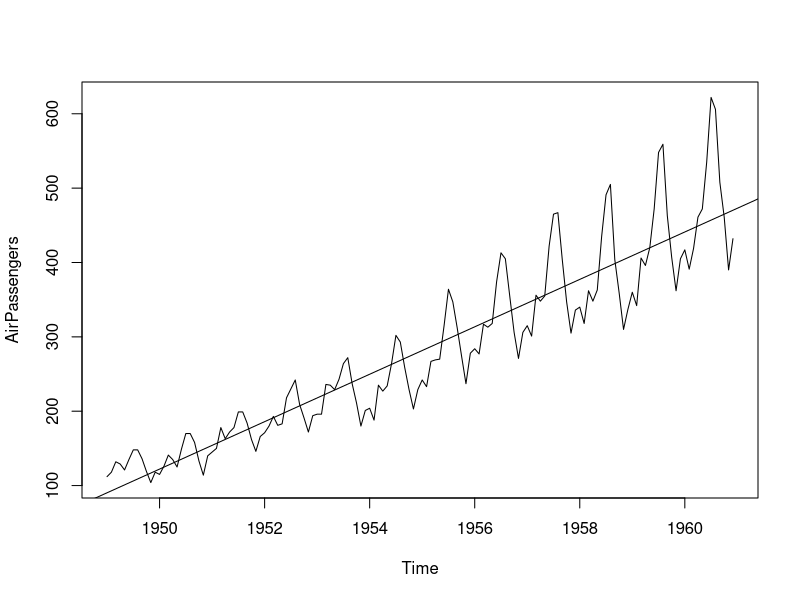
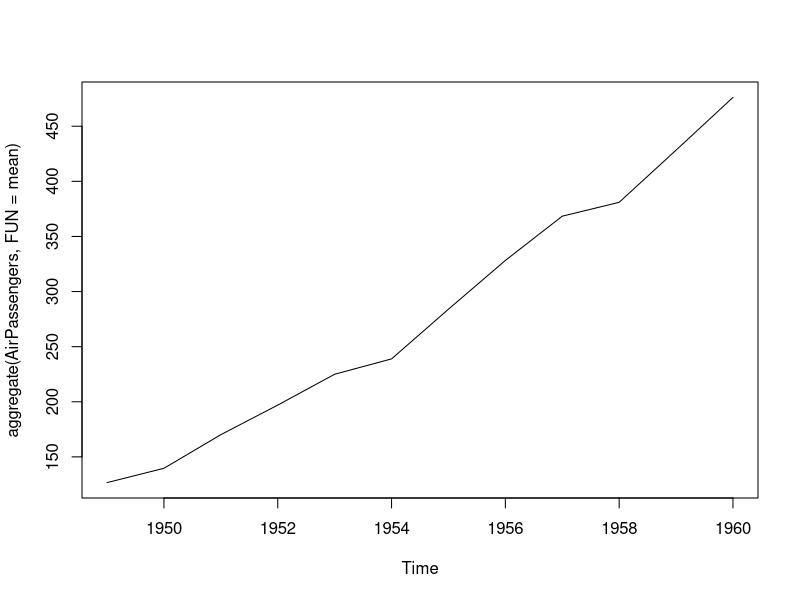
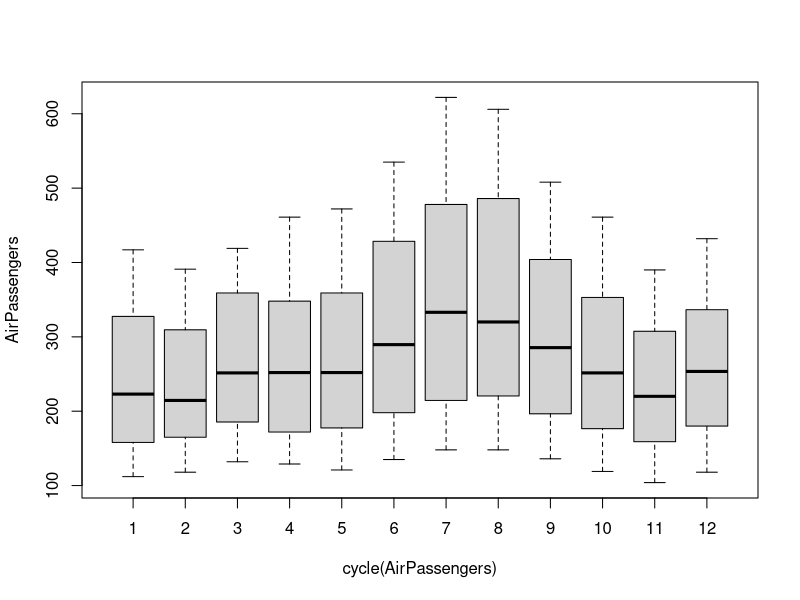
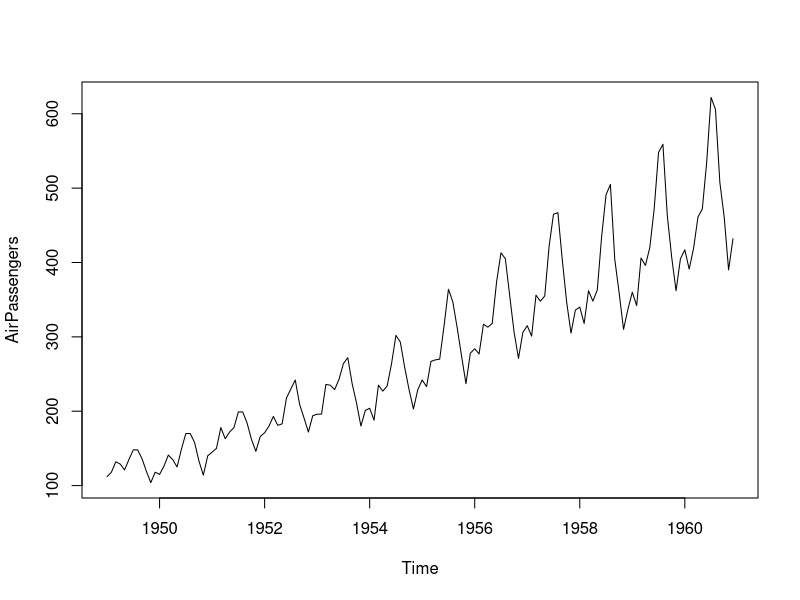
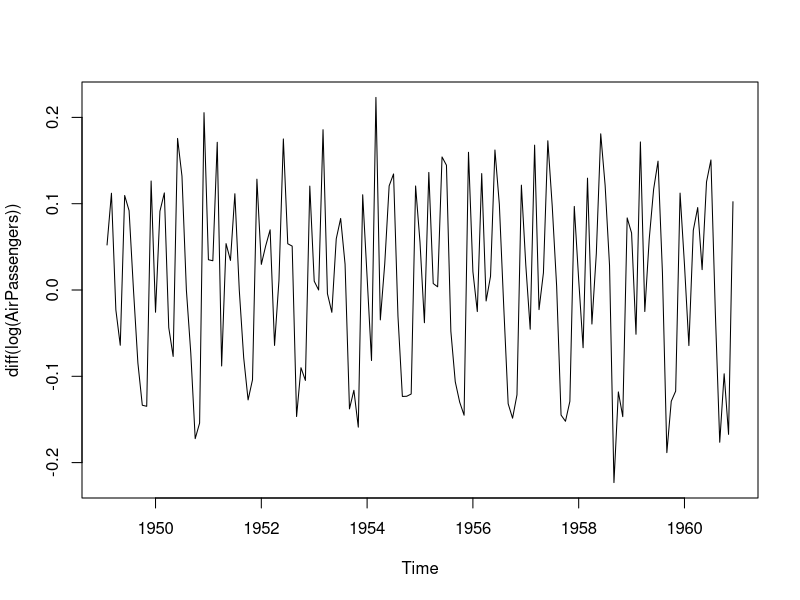

The R script that drew these images, in order: (Note: this script raises an error after producing the figures.)
#Time Series Using ARIMA Model
#Get the AirPassenger Data
data(AirPassengers)
View(AirPassengers)

#Class of data
class(AirPassengers)

#Data View
start(AirPassengers)
end(AirPassengers)

frequency(AirPassengers)
summary(AirPassengers)


#Plot the graph
plot(AirPassengers)

#fit a line to get the mean of the time series
abline(reg=lm(AirPassengers~time(AirPassengers)))

#To get the cycle across years
cycle(AirPassengers)

#Aggregate the cycles and display the year on year trend
plot(aggregate(AirPassengers, FUN = mean))

#boxplot of seasonal effect based on month
boxplot(AirPassengers ~ cycle(AirPassengers))

#trend of the data per year
plot(AirPassengers)

#to get the stationary variance for the cycle
plot(diff(log(AirPassengers)))

#ARIMA MODEL - Auto regressive Integration Moving Average - to see the past value to predict the future based on different interval
install.packages("tseries")
library(tseries)

adf.test(diff(log(AirPassengers)), alternative = c("stationery", "explosive"))


#AR I MA
#P  d  q -> get the value from graph
#auto correlation function
acf(AirPassengers)

# get the value of q - Moving Average -> take the value of the line before the previous line which is inverted - 0.1
acf(diff((log(AirPassengers)))) 
# get the value of p - Auto regfressive -> Partial Autocorelation function
pacf(diff((log(AirPassengers)))) 

#Fitting the ARIMA Model to the data
fit <- arima(log(AirPassengers), c(0,1,1), seasonal = list(order = c(0,1,1), period = 12))

#Predicting the value for the next 10 years with the log value
pred <- predict(fit, n.ahead = 10*12)

#Converting to normal value
pred1 <- 2.718^pred$pred

#Plotting the predicted value in the graph
ts.plot(AirPassengers, 2.718^pred$pred, log = "y", lty = c(1,3))

#testing the Model
datawide <- ts(AirPassengers, frequency = 12, start = c(1949,1), end = c(1959,12))

fit <- arima(log(datawide), c(0,1,1), seasonal = list(order = c(0,1,1), period = 12))
pred <- predict(fit, n.ahead = 10*12)
pred1 <- 2.718^pred$pred

data1 <- head(pred1, 12)

#Getting the predicted and the original value
predicted_1960 <- round(data1, digits = 0)
original_1960 <- tail(AirPassengers,12)

#Plotting the predicted value
ts.plot(AirPassengers, 2.718^pred$pred, log = "y", lty = c(1,3))
